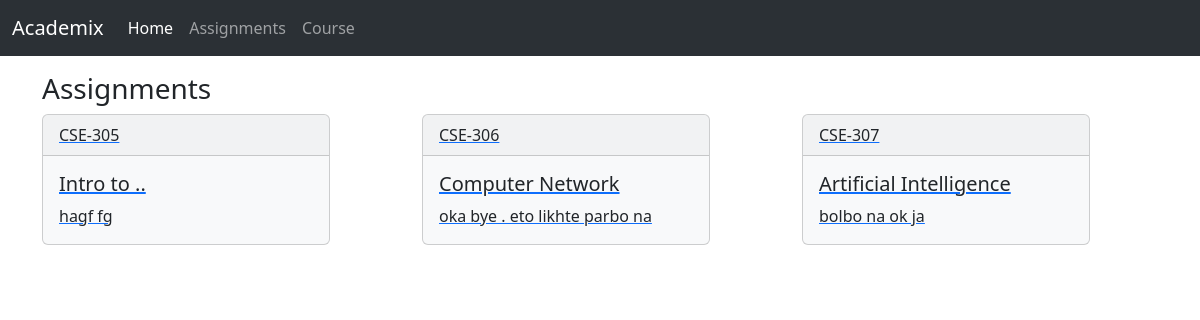
Screenshot of /student/ (signed in) with the database file from the repository.
### teacher_app/models.py (models this page shows)
class Course(models.Model):
    creator = models.ForeignKey(Teacher, on_delete=models.CASCADE)
    students = models.ManyToManyField(Student, blank=True)
    course_title = models.CharField(max_length=200)
    course_code = models.CharField(max_length=20, null=True, blank=True)
    course_description = models.TextField(max_length=200)

### student_app/views.py (the view)
# urls.py: 2. Add a URL to urlpatterns:  path('', views.home, name='home')
@login_required(login_url='base')
def home(request):
    current_user = request.user
    student = get_object_or_404(Student, user = current_user)
    print(student)
    student_courses = Course.objects.filter(students=student)
    print(student_courses)
    context = {
        'courses': student_courses,
    }
    return render(request, 'student_app/home.html', context)

### student_app/templates/student_app/home.html (shortened to what this page needs)
<!DOCTYPE html>
<html lang="en">
  <head>
    <link
      href="https://cdn.jsdelivr.net/npm/bootstrap@5.3.2/dist/css/bootstrap.min.css"
      rel="stylesheet"
    />
  </head>
  <body>
    <nav class="navbar navbar-expand-lg bg-body-tertiary" data-bs-theme="dark">
      <div class="container-fluid">
        <a class="navbar-brand" href="#">Academix</a>
        <div class="collapse navbar-collapse" id="navbarNav">
          <ul class="navbar-nav">
            <li class="nav-item">
              <a class="nav-link active" aria-current="page" href="#">Home</a>
            </li>
            <li class="nav-item">
              <a class="nav-link" href="#">Assignments</a>
            </li>
            <li class="nav-item">
              <a class="nav-link" href="#">Course</a>
            </li>
          </ul>
        </div>
      </div>
    </nav>
    <div class="container mt-3">
      <h3>Assignments</h3>
      <div class="row">
        {% for course in courses %}
        <div class="col-md-4 mb-3">
          <a href="{% url 'course_detail' course.id  %}">
            <div class="card text-dark bg-light" style="max-width: 18rem">
              <div class="card-header">{{ course.course_code }}</div>
              <div class="card-body">
                <h5 class="card-title">{{course.course_title}}</h5>
                <p class="card-text">{{course.course_description}}</p>
              </div>
            </div>
          </a>
        </div>
        {% endfor %}
      </div>
    </div>
  </body>
</html>

### rows the page displays
Course: course_code "CSE-305", course_title "Intro to ..", course_description "hagf fg"
Course: course_code "CSE-306", course_title "Computer Network", course_description "oka bye . eto likhte parbo na"
Course: course_code "CSE-307", course_title "Artificial Intelligence", course_description "bolbo na ok ja"
